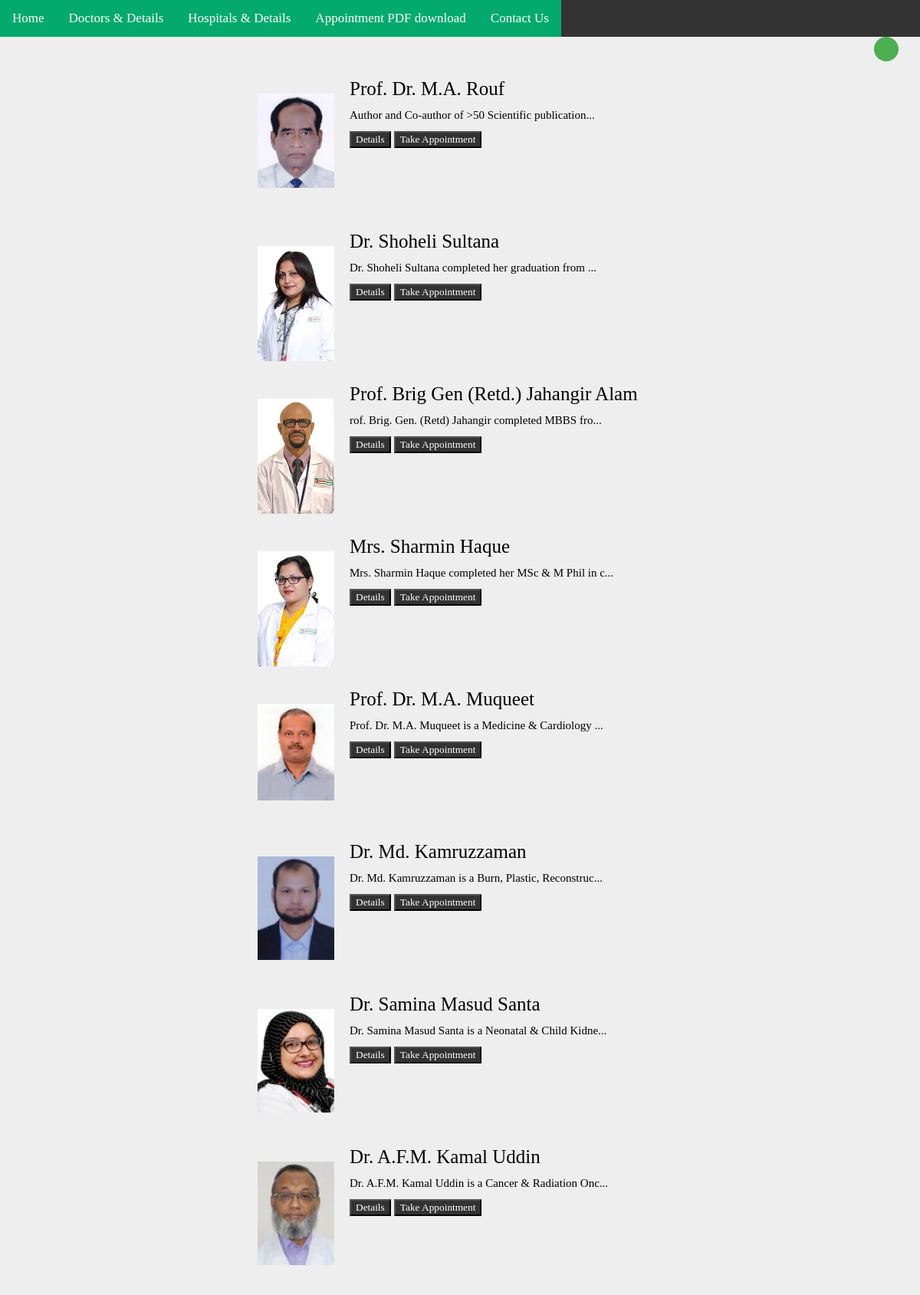
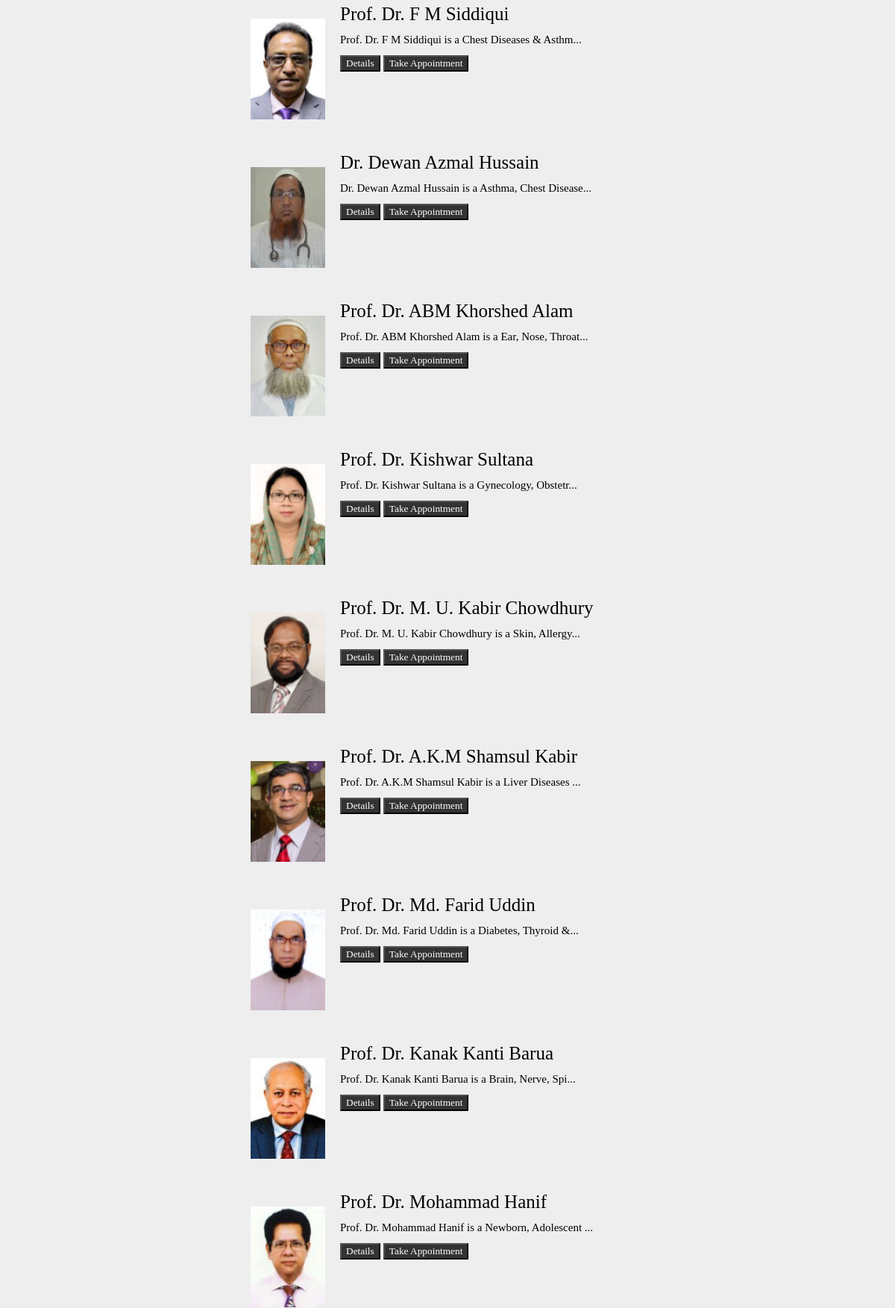
The app's page /articles/ (upper part) with its own data (2 pictures, top to bottom).
### articles/models.py (models this page shows, shortened)
class Article(models.Model):
    title = models.CharField(max_length=100)
    sluge = models.SlugField()
    experties = models.TextField()
    body = models.TextField()
    date = models.DateTimeField(auto_now_add=True)
    picture = models.ImageField(default="default.png",blank=True)
    def snippet(self):
        return self.body[:50] + '...'

### articles/views.py (the view)
def article_list(request):
    articles = Article.objects.all().order_by('date')
    return render(request, 'articles/article.html', {'articles': articles})

### articles/templates/articles/article.html (shortened to what this page needs)
{% extends 'base_layout.html' %}
{% block content %}
<div class="container mt-5 mb-5 center">
    <div class="d-flex justify-content-center row">
        <div class="col-md-10">
            <div class="row p-2 bg-white border rounded ">
{% for article in articles %}
                <div class="col-md-3 mt-1 left"><img  src="{{article.picture.url}}" width="100" class="rounded-circle"></div>
                <div class="col-md-6 mt-1 ">
                    <h5>{{article.title}}</h5>
                    <div class="d-flex flex-row gap">
                    <div class="mt-1 mb-1 spec-1"><span>{{article.snippet}}</span></div>
                </div>
                <div class="align-items-center align-content-center col-md-3 border-left mt-1">
                    <div class="d-flex flex-column mt-4"><button class="btn btn-primary btn-sm" type="button"><a href="{% url 'articles:detail' slug=article.sluge %}">Details</a></button>
                        <button class="btn btn-outline-primary btn-sm mt-2" type="button"><a href="{% url 'articles:appointment'  %}">Take Appointment</a></button></div>
                </div>
                    <br><br><br>
</div>
                <br> <br> <br>
{% endfor %}
            </div>
        </div>
    </div>
</div>
</div>
{%endblock%}

### assets/base.css (style rules this page uses)
body { background-repeat: no-repeat; background-size: auto; color: #000000; }
body * { color: #000000; font-family: Ubuntu; }
h1,h2,h3,h4,h5 { font-weight: normal; margin: 0; }
a,a:hover, a:visited { color: #fff; text-decoration: none; }
button { background-color: #333; color: white; }

### templates/base_layout.html (style rules this page uses)
body { font-family: Arial, Helvetica, sans-serif; margin: 0; }
html { box-sizing: border-box; }
*, *:before, *:after { box-sizing: inherit; }
.container { padding: 0 16px; }
.container::after, .row::after { content: ""; clear: both; display: table; }

### articles/templates/articles/article.html (style rules this page uses)
body { background: #eee; }
.spec-1 { color: #938787; font-size: 15px; padding: 10px; }
h5 { font-weight: 400; font-size:25px; }
.left { float: left; padding: 20px; }
.gap { line-height: 1.4; }
.center { margin: auto; width: 50%; }

### records on screen
Article: picture (picture), title "Prof. Dr. M.A. Rouf", snippet "Author and Co-author of >50 Scientific publication..."
Article: picture (picture), title "Dr. Shoheli Sultana", snippet "Dr. Shoheli Sultana completed her graduation from ..."
Article: picture (picture), title "Prof. Brig Gen (Retd.) Jahangir Alam", snippet "rof. Brig. Gen. (Retd) Jahangir completed MBBS fro..."
Article: picture (picture), title "Mrs. Sharmin Haque", snippet "Mrs. Sharmin Haque completed her MSc & M Phil in c..."
Article: picture (picture), title "Prof. Dr. M.A. Muqueet", snippet "Prof. Dr. M.A. Muqueet is a Medicine & Cardiology ..."
Article: picture (picture), title "Dr. Md. Kamruzzaman", snippet "Dr. Md. Kamruzzaman is a Burn, Plastic, Reconstruc..."
Article: picture (picture), title "Dr. Samina Masud Santa", snippet "Dr. Samina Masud Santa is a Neonatal & Child Kidne..."
Article: picture (picture), title "Dr. A.F.M. Kamal Uddin", snippet "Dr. A.F.M. Kamal Uddin is a Cancer & Radiation Onc..."
Article: picture (picture), title "Prof. Dr. F M Siddiqui", snippet "Prof. Dr. F M Siddiqui is a Chest Diseases & Asthm..."
Article: picture (picture), title "Dr. Dewan Azmal Hussain", snippet "Dr. Dewan Azmal Hussain is a Asthma, Chest Disease..."
Article: picture (picture), title "Prof. Dr. ABM Khorshed Alam", snippet "Prof. Dr. ABM Khorshed Alam is a Ear, Nose, Throat..."
Article: picture (picture), title "Prof. Dr. Kishwar Sultana", snippet "Prof. Dr. Kishwar Sultana is a Gynecology, Obstetr..."
Article: picture (picture), title "Prof. Dr. M. U. Kabir Chowdhury", snippet "Prof. Dr. M. U. Kabir Chowdhury is a Skin, Allergy..."
Article: picture (picture), title "Prof. Dr. A.K.M Shamsul Kabir", snippet "Prof. Dr. A.K.M Shamsul Kabir is a Liver Diseases ..."
Article: picture (picture), title "Prof. Dr. Md. Farid Uddin", snippet "Prof. Dr. Md. Farid Uddin is a Diabetes, Thyroid &..."
Article: picture (picture), title "Prof. Dr. Kanak Kanti Barua", snippet "Prof. Dr. Kanak Kanti Barua is a Brain, Nerve, Spi..."
Article: picture (picture), title "Prof. Dr. Mohammad Hanif", snippet "Prof. Dr. Mohammad Hanif is a Newborn, Adolescent ..."
